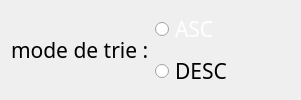
       <widget class="QWidget" name="layoutWidget_3">
        <property name="geometry">
         <rect>
          <x>1020</x>
          <y>110</y>
          <width>301</width>
          <height>41</height>
         </rect>
        </property>
        <layout class="QHBoxLayout" name="horizontalLayout_8">
         <item>
          <widget class="QLabel" name="label_18">
           <property name="font">
            <font>
             <family>Arial Rounded MT Bold</family>
             <pointsize>16</pointsize>
             <weight>50</weight>
             <bold>false</bold>
            </font>
           </property>
           <property name="styleSheet">
            <string notr="true"/>
           </property>
           <property name="text">
            <string>mode de trie :</string>
           </property>
          </widget>
         </item>
         <item>
          <layout class="QVBoxLayout" name="verticalLayout_6">
           <item>
            <widget class="QRadioButton" name="asc">
             <property name="font">
              <font>
               <family>Arial Rounded MT Bold</family>
               <pointsize>16</pointsize>
               <weight>50</weight>
               <bold>false</bold>
              </font>
             </property>
             <property name="styleSheet">
              <string notr="true">color: rgb(255, 255, 255);</string>
             </property>
             <property name="text">
              <string>ASC</string>
             </property>
            </widget>
           </item>
           <item>
            <widget class="QRadioButton" name="deso">
             <property name="font">
              <font>
               <family>Arial Rounded MT Bold</family>
               <pointsize>16</pointsize>
               <weight>50</weight>
               <bold>false</bold>
              </font>
             </property>
             <property name="styleSheet">
              <string notr="true"/>
             </property>
             <property name="text">
              <string>DESC</string>
             </property>
            </widget>
           </item>
          </layout>
         </item>
        </layout>
       </widget>
